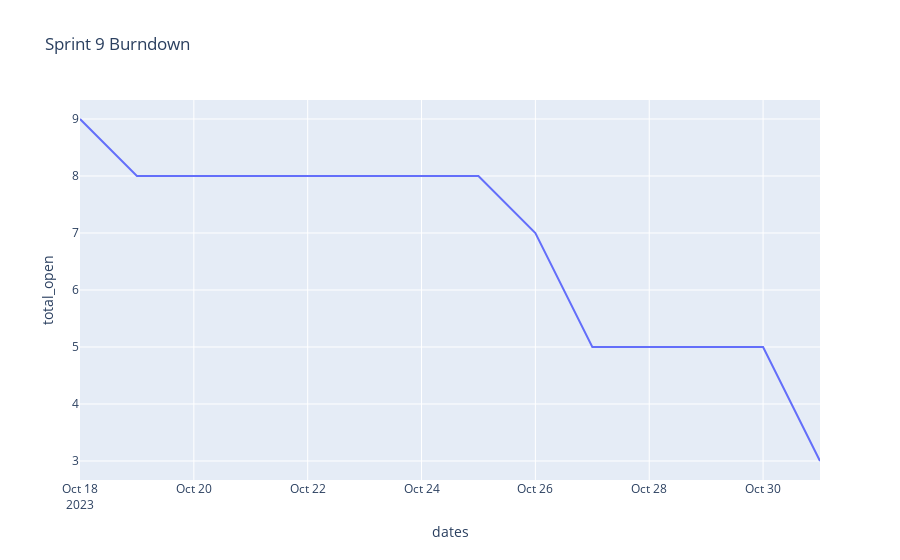

The code cell stored with this chart in its notebook:
### Markdown cell above
### Get GitHub Project Data

Pulls GitHub project data from the following projects:
- [Simpler Grants Product Roadmap](https://github.com/orgs/HHS/projects/12)
- [Simpler Grants Sprint Planning](https://github.com/orgs/HHS/projects/13)
- [NOFO Project Tracker](https://github.com/orgs/HHS/projects/14)

### Code cell
sprint_data = SprintBoard.load_from_json_files()
burndown = SprintBurndown(sprint_data, "Sprint 9")
burndown.visualize()

### Figure 1 — Plotly figure (JSON) as saved in the notebook; plotly's stock layout.template omitted (floating-point values rounded to 4 significant figures)
{"data": [{"hovertemplate": "dates=%{x}<br>total_open=%{y}<extra></extra>", "legendgroup": "", "line": {"color": "#636efa", "dash": "solid"}, "marker": {"symbol": "circle"}, "mode": "lines", "name": "", "orientation": "v", "showlegend": false, "type": "scatter", "x": ["2023-10-18T00:00:00+00:00", "2023-10-19T00:00:00+00:00", "2023-10-20T00:00:00+00:00", "2023-10-21T00:00:00+00:00", "2023-10-22T00:00:00+00:00", "2023-10-23T00:00:00+00:00", "2023-10-24T00:00:00+00:00", "2023-10-25T00:00:00+00:00", "2023-10-26T00:00:00+00:00", "2023-10-27T00:00:00+00:00", "2023-10-28T00:00:00+00:00", "2023-10-29T00:00:00+00:00", "2023-10-30T00:00:00+00:00", "2023-10-31T00:00:00+00:00"], "xaxis": "x", "y": [9, 8, 8, 8, 8, 8, 8, 8, 7, 5, 5, 5, 5, 3], "yaxis": "y"}], "layout": {"autosize": true, "legend": {"tracegroupgap": 0}, "title": {"text": "Sprint 9 Burndown"}, "xaxis": {"anchor": "y", "autorange": true, "domain": [0, 1], "range": ["2023-10-18", "2023-10-31"], "title": {"text": "dates"}, "type": "date"}, "yaxis": {"anchor": "x", "autorange": true, "domain": [0, 1], "range": [2.667, 9.333], "title": {"text": "total_open"}, "type": "linear"}}}
